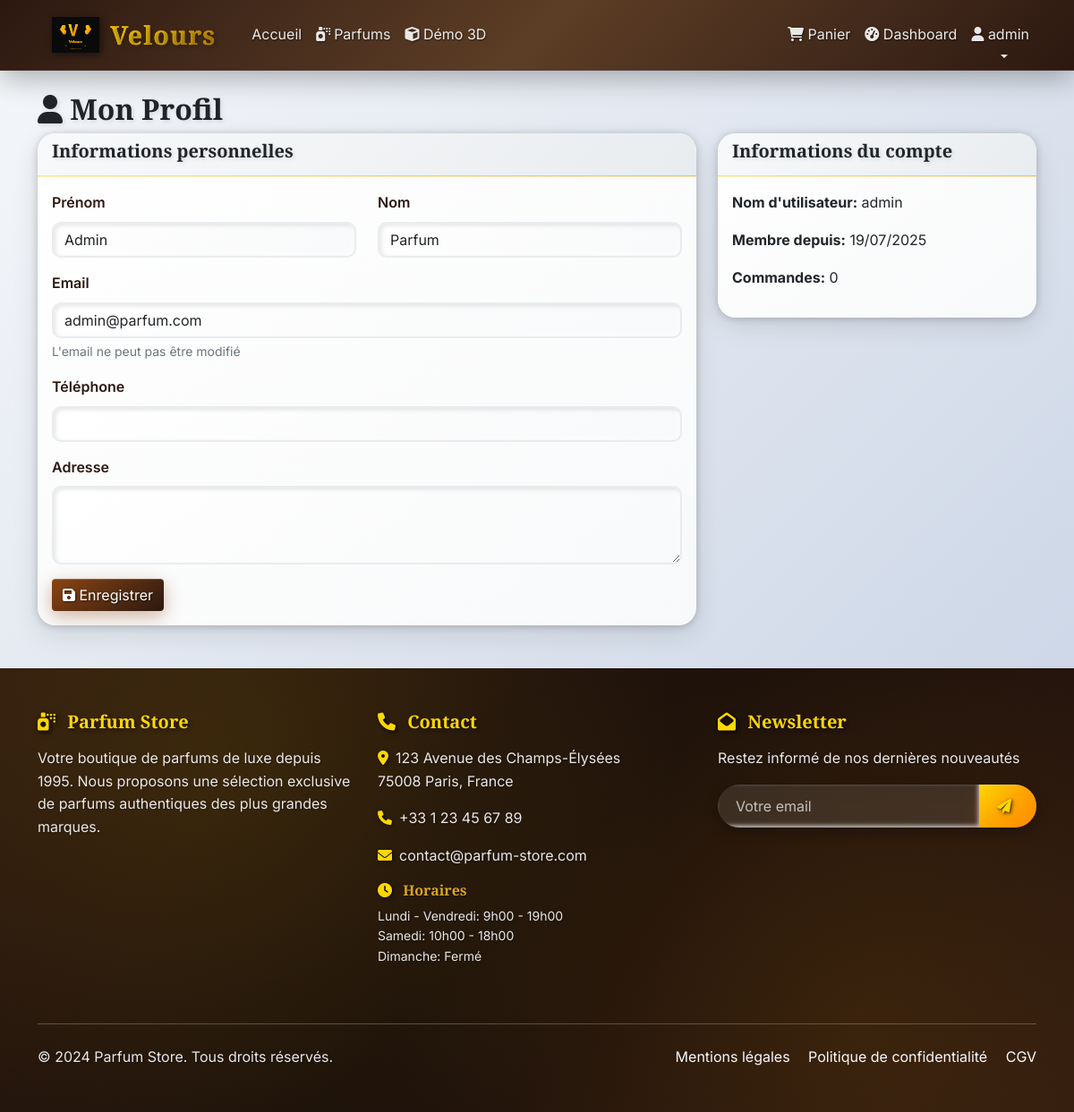
The app's page /profile (signed in) with its own data.
### models.py (models this page shows, shortened)
class User(UserMixin, db.Model):
    id = db.Column(db.Integer, primary_key=True)
    username = db.Column(db.String(80), unique=True, nullable=False)
    email = db.Column(db.String(120), unique=True, nullable=False)
    password_hash = db.Column(db.String(120), nullable=False)
    first_name = db.Column(db.String(50))
    last_name = db.Column(db.String(50))
    phone = db.Column(db.String(20))
    address = db.Column(db.Text)
    is_admin = db.Column(db.Boolean, default=False)
    created_at = db.Column(db.DateTime, default=datetime.utcnow)
    orders = db.relationship('Order', backref='user', lazy=True)
    cart_items = db.relationship('CartItem', backref='user', lazy=True, cascade='all, delete-orphan')

class FooterSettings(db.Model):
    id = db.Column(db.Integer, primary_key=True)
    company_name = db.Column(db.String(200), nullable=False, default='Parfum Store')
    company_description = db.Column(db.Text)
    address = db.Column(db.Text)
    phone = db.Column(db.String(50))
    email = db.Column(db.String(100))
    facebook_url = db.Column(db.String(200))
    instagram_url = db.Column(db.String(200))
    twitter_url = db.Column(db.String(200))
    linkedin_url = db.Column(db.String(200))
    youtube_url = db.Column(db.String(200))
    opening_hours = db.Column(db.Text)
    copyright_text = db.Column(db.String(200))
    show_newsletter = db.Column(db.Boolean, default=True)
    newsletter_title = db.Column(db.String(200), default='Newsletter')
    newsletter_description = db.Column(db.Text, default='Restez informé de nos dernières nouveautés')
    created_at = db.Column(db.DateTime, default=datetime.utcnow)
    updated_at = db.Column(db.DateTime, default=datetime.utcnow, onupdate=datetime.utcnow)
    @staticmethod
    def get_settings():
        settings = FooterSettings.query.first()
        return settings

### app.py (the view, shortened to what this page needs)
@app.route('/profile', methods=['GET', 'POST'])
@login_required
def profile():
    return render_template('profile.html')

### app.py (called while the page is built)
@login_manager.user_loader
def load_user(user_id):
    return User.query.get(int(user_id))

@app.context_processor
def inject_footer_settings():
    return dict(footer_settings=FooterSettings.get_settings())

### templates/profile.html (shortened to what this page needs)
{% extends "base.html" %}
{% block content %}
<div class="container mt-4">
    <h2><i class="fas fa-user"></i> Mon Profil</h2>
    <div class="row">
        <div class="col-md-8">
            <div class="card">
                <div class="card-header">
                    <h5>Informations personnelles</h5>
                </div>
                <div class="card-body">
                    <form method="POST">
                        <div class="row">
                            <div class="col-md-6 mb-3">
                                <label for="first_name" class="form-label">Prénom</label>
                                <input type="text" class="form-control" id="first_name" name="first_name" value="{{ current_user.first_name or '' }}">
                            </div>
                            <div class="col-md-6 mb-3">
                                <label for="last_name" class="form-label">Nom</label>
                                <input type="text" class="form-control" id="last_name" name="last_name" value="{{ current_user.last_name or '' }}">
                            </div>
                        </div>
                        <div class="mb-3">
                            <label for="email" class="form-label">Email</label>
                            <input type="email" class="form-control" id="email" value="{{ current_user.email }}" disabled>
                            <div class="form-text">L'email ne peut pas être modifié</div>
                        </div>
                        <div class="mb-3">
                            <label for="phone" class="form-label">Téléphone</label>
                            <input type="tel" class="form-control" id="phone" name="phone" value="{{ current_user.phone or '' }}">
                        </div>
                        <div class="mb-3">
                            <label for="address" class="form-label">Adresse</label>
                            <textarea class="form-control" id="address" name="address" rows="3">{{ current_user.address or '' }}</textarea>
                        </div>
                        <button type="submit" class="btn btn-primary">
                            <i class="fas fa-save"></i> Enregistrer
                        </button>
                    </form>
                </div>
            </div>
        </div>
        <div class="col-md-4">
            <div class="card">
                <div class="card-header">
                    <h5>Informations du compte</h5>
                </div>
                <div class="card-body">
                    <p><strong>Nom d'utilisateur:</strong> {{ current_user.username }}</p>
                    <p><strong>Membre depuis:</strong> {{ current_user.created_at.strftime('%d/%m/%Y') }}</p>
                    <p><strong>Commandes:</strong> {{ current_user.orders|length }}</p>
                </div>
            </div>
        </div>
    </div>
</div>
{% endblock %}

### templates/base.html (shortened to what this page needs)
<!DOCTYPE html>
<html lang="fr">
<head>
    <link href="https://cdn.jsdelivr.net/npm/bootstrap@5.1.3/dist/css/bootstrap.min.css" rel="stylesheet">
    <link href="https://cdnjs.cloudflare.com/ajax/libs/font-awesome/6.0.0/css/all.min.css" rel="stylesheet">
    <link href="{{ url_for('static', filename='css/style.css') }}" rel="stylesheet">
</head>
<body>
    <nav class="navbar navbar-expand-lg navbar-dark bg-dark">
        <div class="container">
            <a class="navbar-brand velours-brand" href="{{ url_for('index') }}">
                <img src="{{ url_for('static', filename='images/logo/velours-logo.svg') }}" alt="Velours" class="velours-logo">
                <span class="brand-text">Velours</span>
            </a>
            <div class="collapse navbar-collapse" id="navbarNav">
                <ul class="navbar-nav me-auto">
                    <li class="nav-item">
                        <a class="nav-link" href="{{ url_for('index') }}">Accueil</a>
                    </li>
                    <li class="nav-item">
                        <a class="nav-link" href="{{ url_for('catalog') }}">
                            <i class="fas fa-spray-can me-1"></i>Parfums
                        </a>
                    </li>
                    <li class="nav-item">
                        <a class="nav-link" href="{{ url_for('demo_3d') }}">
                            <i class="fas fa-cube"></i> Démo 3D
                        </a>
                    </li>
                </ul>
                <ul class="navbar-nav">
                    {% if current_user.is_authenticated %}
                        <li class="nav-item">
                            <a class="nav-link" href="{{ url_for('cart') }}">
                                <i class="fas fa-shopping-cart"></i> Panier
                            </a>
                        </li>
                        {% if current_user.is_admin %}
                        <li class="nav-item">
                            <a class="nav-link" href="{{ url_for('admin_dashboard') }}">
                                <i class="fas fa-tachometer-alt"></i> Dashboard
                            </a>
                        </li>
                        {% endif %}
                        <li class="nav-item dropdown">
                            <a class="nav-link dropdown-toggle" href="#" id="navbarDropdown" role="button" data-bs-toggle="dropdown">
                                <i class="fas fa-user"></i> {{ current_user.username }}
                            </a>
                        </li>
                    {% endif %}
                </ul>
            </div>
        </div>
    </nav>
    <main>
        {% block content %}{% endblock %}
    </main>
    <footer class="bg-dark text-light py-5 mt-5">
        <div class="container">
            <div class="row">
                <div class="col-lg-4 col-md-6 mb-4">
                    <h5><i class="fas fa-spray-can"></i> {{ footer_settings.company_name }}</h5>
                    {% if footer_settings.company_description %}
                    <p>{{ footer_settings.company_description }}</p>
                    {% endif %}
                </div>
                <div class="col-lg-4 col-md-6 mb-4">
                    <h5><i class="fas fa-phone"></i> Contact</h5>
                    {% if footer_settings.address %}
                    <p><i class="fas fa-map-marker-alt me-2"></i>{{ footer_settings.address|replace('\n', '<br>')|safe }}</p>
                    {% endif %}
                    {% if footer_settings.phone %}
                    <p><i class="fas fa-phone me-2"></i>{{ footer_settings.phone }}</p>
                    {% endif %}
                    {% if footer_settings.email %}
                    <p><i class="fas fa-envelope me-2"></i>{{ footer_settings.email }}</p>
                    {% endif %}
                    {% if footer_settings.opening_hours %}
                    <h6 class="mt-3"><i class="fas fa-clock"></i> Horaires</h6>
                    <p class="small">{{ footer_settings.opening_hours|replace('\n', '<br>')|safe }}</p>
                    {% endif %}
                </div>
                {% if footer_settings.show_newsletter %}
                <div class="col-lg-4 col-md-12 mb-4">
                    <h5><i class="fas fa-envelope-open"></i> {{ footer_settings.newsletter_title or 'Newsletter' }}</h5>
                    <p>{{ footer_settings.newsletter_description or 'Restez informé de nos dernières nouveautés' }}</p>
                    <form class="newsletter-form">
                        <div class="input-group">
                            <input type="email" class="form-control" placeholder="Votre email" required>
                            <button class="btn btn-primary" type="submit">
                                <i class="fas fa-paper-plane"></i>
                            </button>
                        </div>
                    </form>
                </div>
                {% endif %}
            </div>
            <hr class="my-4">
            <div class="row">
                <div class="col-md-6">
                    <p class="mb-0">{{ footer_settings.copyright_text or '© 2024 Parfum Store. Tous droits réservés.' }}</p>
                </div>
                <div class="col-md-6 text-md-end">
                    <a href="#" class="text-light me-3">Mentions légales</a>
                    <a href="#" class="text-light me-3">Politique de confidentialité</a>
                    <a href="#" class="text-light">CGV</a>
                </div>
            </div>
        </div>
    </footer>
</body>
</html>

### records on screen
User: username "admin", first_name "Admin", last_name "Parfum", email "admin@parfum.com", created_at "19/07/2025"
FooterSettings: company_name "Parfum Store", company_description "Votre boutique de parfums de luxe depuis 1995. Nous proposons une sélection exclusive de parfums authentiques des plus grandes marques.", address "123 Avenue des Champs-Élysées 75008 Paris, France", phone "+33 1 23 45 67 89", email "contact@parfum-store.com", opening_hours "Lundi - Vendredi: 9h00 - 19h00 Samedi: 10h00 - 18h00 Dimanche: Fermé", newsletter_title "Newsletter", newsletter_description "Restez informé de nos dernières nouveautés", copyright_text "© 2024 Parfum Store. Tous droits réservés."

### other values on screen
{{ current_user.orders|length }} "0"
